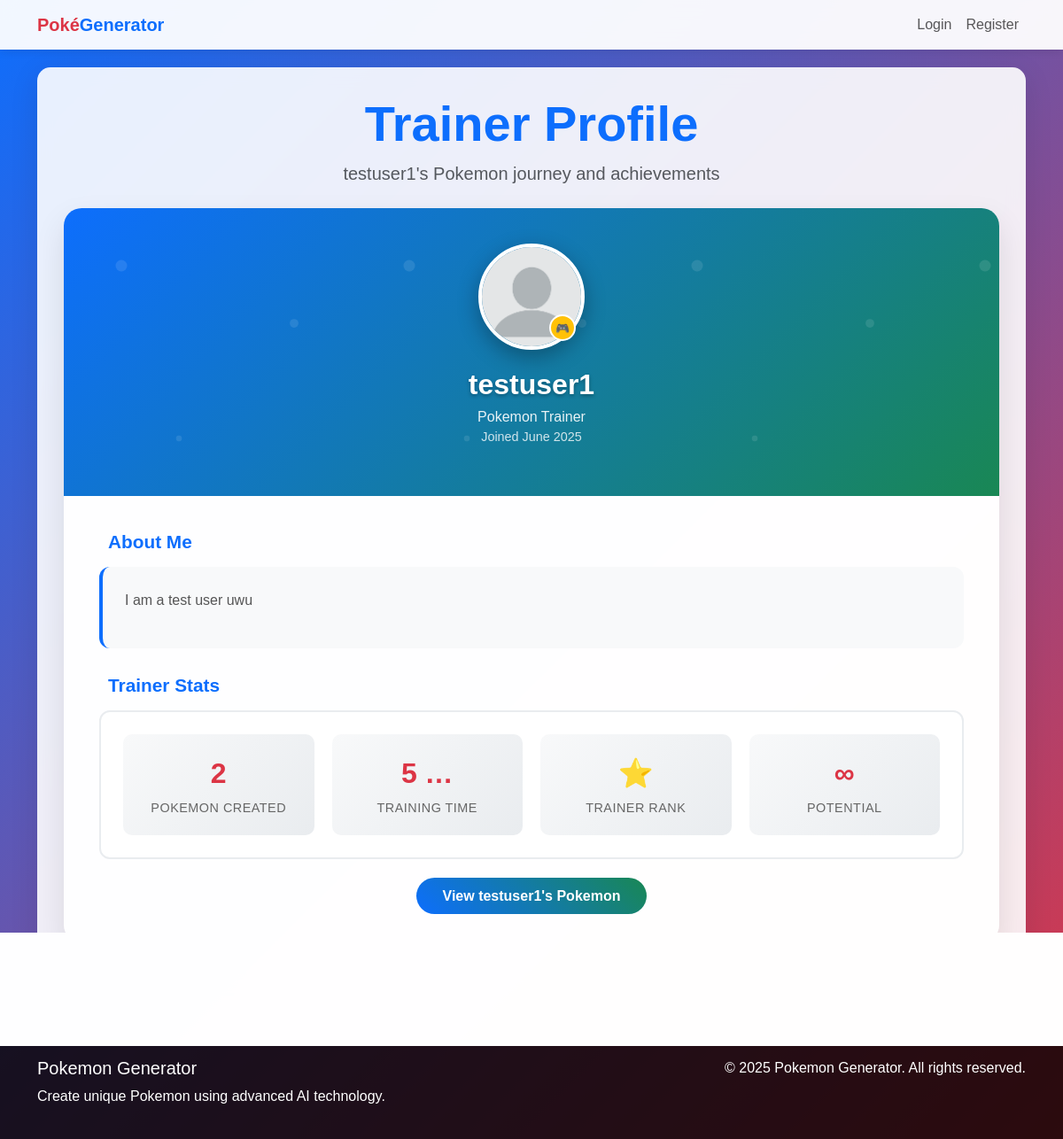
Page /profile/testuser1/ on the committed database.
### users/models.py (models this page shows, shortened)
class Profile(models.Model):
    user = models.OneToOneField(User, on_delete=models.CASCADE)
    image = models.ImageField(default='empty_profile.png', upload_to='profile_pics')
    desc = models.TextField(max_length=1000, default="")

### users/views.py (the view)
# urls.py: path('<str:username>/', view=views.profile_view, name='profile'),
def profile_view(request, username=None):
    if username:
        user = get_object_or_404(User, username=username)
    else:
        user = request.user
    profile, created = Profile.objects.get_or_create(user=user)
    pokemon_count = Pokemon.objects.filter(owner=user).count() if hasattr(Pokemon, 'owner') else 0
    context = {
        'profile': profile,
        'pokemon_count': pokemon_count,
    }
    return render(request, 'users/profile.html', context)

### users/templates/users/profile.html (shortened to what this page needs)
{% extends "pokemaker/base.html" %}
{% block page_title %}Trainer Profile{% endblock %}
{% block page_description %}{{ profile.user.username }}'s Pokemon journey and achievements{% endblock %}
{% block content %}
<div class="profile-container">
    <div class="card profile-card">
        <div class="profile-header">
            <div class="profile-avatar">
                <img src="{{ profile.image.url }}"
                     alt="{{ profile.user.username }}'s Profile"
                     class="profile-image"
                     onerror="this.src='/media/empty_profile.png'">
                <div class="profile-badge">🎮</div>
            </div>
            <h1 class="profile-username">{{ profile.user.username }}</h1>
            <p class="profile-title">Pokemon Trainer</p>
            <p class="join-date">
                Joined {{ profile.user.date_joined|date:"F Y" }}
            </p>
        </div>
        <div class="profile-body">
            <div class="profile-section">
                <h3 class="section-title">
                     About Me
                </h3>
                {% if profile.desc %}
                    <div class="profile-description">
                        {{ profile.desc|linebreaks }}
                    </div>
                {% else %}
                    <div class="profile-description empty-description">
                        <i class="fas fa-edit"></i>
                        <p>No description yet. Tell the world about your Pokemon journey!</p>
                    </div>
                {% endif %}
            </div>
            <div class="profile-section">
                <h3 class="section-title">
                     Trainer Stats
                </h3>
                <div class="profile-stats">
                    <div class="stats-grid">
                        <div class="stat-item">
                            <div class="stat-number">{{ pokemon_count|default:"0" }}</div>
                            <div class="stat-label">Pokemon Created</div>
                        </div>
                        <div class="stat-item">
                            <div class="stat-number">{{ profile.user.date_joined|timesince|truncatewords:1 }}</div>
                            <div class="stat-label">Training Time</div>
                        </div>
                        <div class="stat-item">
                            <div class="stat-number">⭐</div>
                            <div class="stat-label">Trainer Rank</div>
                        </div>
                        <div class="stat-item">
                            <div class="stat-number">∞</div>
                            <div class="stat-label">Potential</div>
                        </div>
                    </div>
                </div>
            </div>
            {% if user == profile.user %}
                <div class="profile-actions">
                    <a href="{% url 'edit_profile' %}" class="btn-edit">
                        <i class="fas fa-edit"></i> Edit Profile
                    </a>
                    <a href="{% url 'poke_user' user.username %}" class="btn-pokemon">
                        <i class="fas fa-list"></i> My Pokemon
                    </a>
                </div>
            {% else %}
                <div class="profile-actions">
                    <a href="{% url 'poke_user' profile.user.username %}" class="btn-pokemon">
                         View {{ profile.user.username }}'s Pokemon
                    </a>
                </div>
            {% endif %}
        </div>
    </div>
</div>
{% endblock %}

### rows in the picture
Profile: user.username "testuser1", image (picture), user.date_joined "June 2025", desc "I am a test user uwu", user.date_joined "5 …"

### other values in the picture
{{ pokemon_count|default:"0" }} "2"
